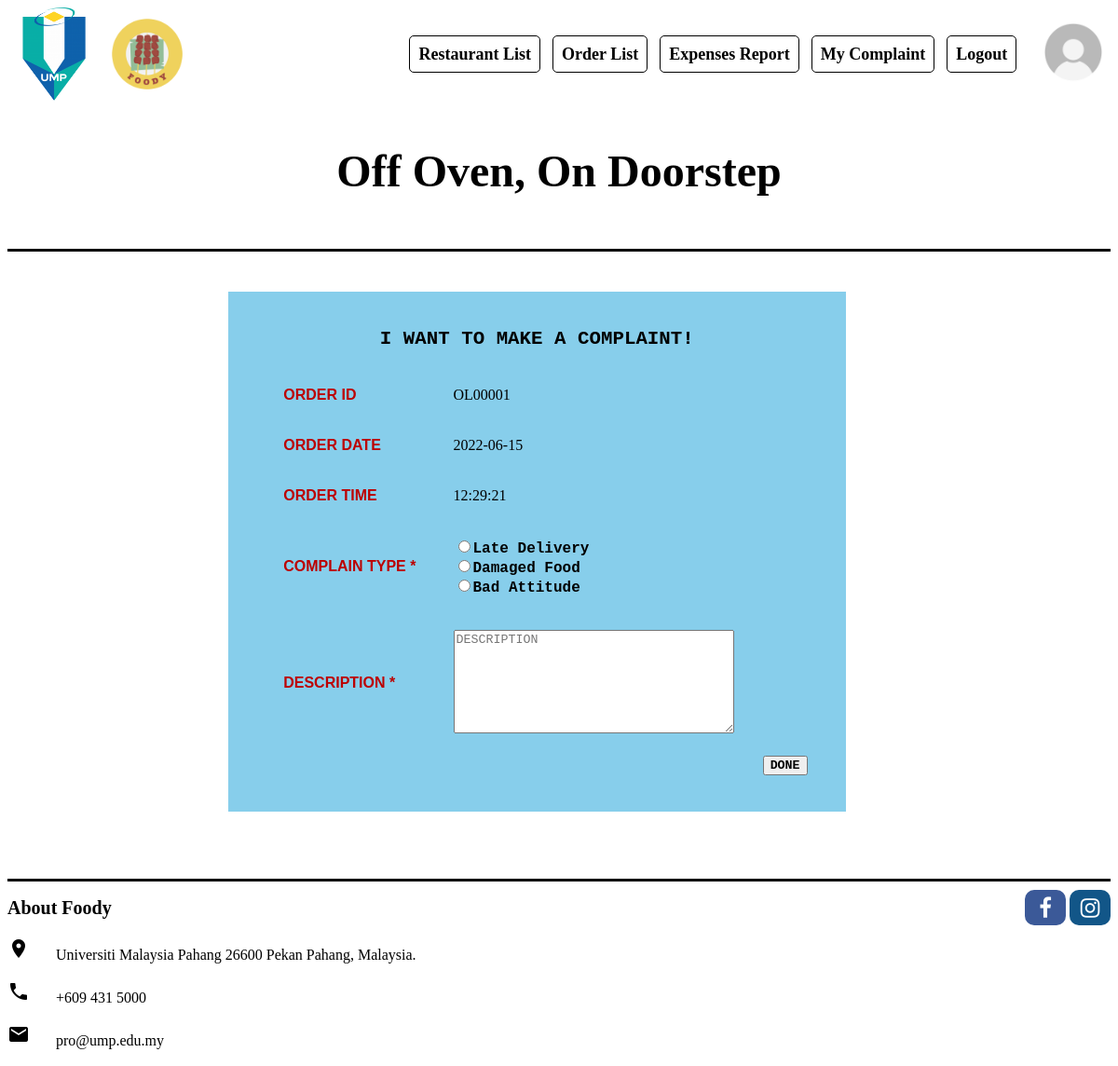
Screenshot of /complaint/IndexUserMakeComplaint.php?order_ID=1 with the database file from the repository.
### tables this page shows
CREATE TABLE `order_list` (
  `order_ID` int NOT NULL,
  `orderDate` date DEFAULT NULL,
  `orderTime` time DEFAULT NULL,
  `totalPayment` float DEFAULT NULL,
  `orderStatus` varchar(100) DEFAULT NULL,
  `delLocation` varchar(100) DEFAULT NULL,
  `RO_username` varchar(100) DEFAULT NULL,
  `username` varchar(100) DEFAULT NULL,
  `rider_username` varchar(100) DEFAULT NULL
);

### complaint/IndexUserMakeComplaint.php (the view, shortened to what this page needs)
<!DOCTYPE html>
<html>
<head>
    <link rel="stylesheet" href="https://cdnjs.cloudflare.com/ajax/libs/font-awesome/4.7.0/css/font-awesome.min.css">
</head>
<header class="wrapper">
        <img src="../resources/../resources/ump logo.png" alt="UMP" width="100" height="100">
        <img src="../resources/foody logo.png" alt="Foody" width="100" height="100">
        <nav>
        <a href="#resList">Restaurant List</a>
        <a href="checkout.php">Order List</a>
        <a href="#expenses">Expenses Report</a>
        <a href="UserViewComplaint.php">My Complaint</a>
        <a href="logout.php" onclick="return checklogout()">Logout</a>
        </nav>
        <a href="profile.php"><img src="../resources/../resources/profile.jpg" alt="profile" width="80" height="80"></a>
        <br>
        <h3>Off Oven, On Doorstep</h3>
<div STYLE="background-color:#000000; height:3px; width:100%;"></div>
<br>
</header>
<?php
include("../db/db.php");
$order_ID = $_GET['order_ID'];
$query = "SELECT * FROM order_list WHERE order_ID = '$order_ID'";
$result = mysqli_query($conn,$query);
$row = mysqli_fetch_assoc($result);
$order_ID = $row["order_ID"];
$length = 5;
$string2 = substr(str_repeat(0, $length).$order_ID,-$length);
$orderDate = $row["orderDate"];
$orderTime = $row["orderTime"];
?>
<body>
<form action="../complaint/InsertComplaint.php?order_ID=<?php echo $order_ID; ?>" method="post">
<br><br>
<div class="complaint" style="background-color:skyblue;width:56%;margin-left:20%">
<br><p style="text-align: center;font-family:Courier New;font-size:130%;"><b>I WANT TO MAKE A COMPLAINT!</b></p>
<table class="table">
    <tr>
        <td><p style="color:#bc0000;font-family:Arial;margin-left:6%;" ><b>ORDER ID </b></p></td>
        <td><p style="margin-left:6%;"><?php echo "OL".$string2; ?></p></td>
    </tr>
    <tr>
        <td><p style="color:#bc0000;font-family:Arial;margin-left:6%;" ><b>ORDER DATE </b></p></td>
        <td><p style="margin-left:6%;"><?php echo $orderDate; ?></p></td>
    </tr>
    <tr>
        <td><p style="color:#bc0000;font-family:Arial;margin-left:6%;" ><b>ORDER TIME </b></p></td>
        <td><p style="margin-left:6%;"><?php echo $orderTime; ?></p></td>
    </tr>
    <tr>
        <td><p style="color:#bc0000;font-family:Arial;margin-left:6%;"><b>COMPLAIN TYPE *</b><br></p></td>
        <td>
            <p style="color:black;font-family:Courier New;margin-left:6%;" >
            <b><input type="radio" name="complaintType" value="LATE DELIVERY">Late Delivery<br>
                <input type="radio" name="complaintType" value="DAMAGED FOOD">Damaged Food<br>
                <input type="radio" name="complaintType" value="BAD ATTITUDE">Bad Attitude<br></b></p>
        </td>
    </tr>
    <tr>
        <td><p style="color:#bc0000;font-family:Arial;margin-left:6%;" ><b>DESCRIPTION *</b></p></td>
        <td><p style="margin-left:6%;"><textarea name = "complaintDesc" rows = "7" cols = "35" margin-left="6%" placeholder="DESCRIPTION" required></textarea></p></td>
    </tr>
        <td></td>
        <td><button style="font-family:Courier New;margin-left:100%;font-weight: bold; "type="submit" name="submitComplaint">DONE</button></td>
</table>
<br><br>
</div>
</form>
</body>
<br><br><br><br>
<DIV STYLE="background-color:#000000; height:3px; width:100%;">
<footer class="wrapper">
        <div>
            <p style="font-size: 20px;"> <b>About Foody</b> </p>
            <div>
                <a href="#" class="fa fa-facebook fa-lg"></a>
                <a href="#" class="fa fa-instagram fa-lg"></a>
            </div>
        </div>
        <i class="material-icons">location_on</i>
        <span class="icon-text"> Universiti Malaysia Pahang 26600 Pekan Pahang, Malaysia. </span>
        <br><br><i class="material-icons">local_phone</i>
        <span class="icon-text"> +609 431 5000 </span>
        <br><br><i class="material-icons">email</i>
        <span class="icon-text"> pro@ump.edu.my </span>
        <br><br>
</footer>
</html>

### complaint/IndexUserMakeComplaint.php (style rules this page uses)
table.table { width:80%; margin-left:7%; }
header { display: flex; flex-flow: wrap; justify-content: space-between; align-items: center; white-space: nowrap; }
header > nav { margin-left: auto; margin-right: 1%; text-decoration: none; }
header > nav > a { border: black solid 1px; text-decoration: none; padding: 0.5em; margin-right: 0.5em; border-radius: 5px; color: black; font-weight: bold; font-size: 18px; }
header > h3 { width: 100%; text-align: center; style=font-family:Georgia Garamond; font-size:300%; }
footer > div { display: flex; justify-content: space-between; align-items: center; white-space: nowrap; }
footer > div > div { margin-left: auto; }
.fa { padding: 10px; width: 1em; border-radius: 10px; text-align: center; font-size: 1.5em; text-decoration: none; }
.fa-facebook { background: #3B5998; color: white; }
.fa-instagram { background: #125688; color: white; }
.icon-text { display: inline-flex; align-items: center; padding:0 24px; }

### rows the page displays
order_list: order_ID "00001", orderDate "2022-06-15", orderTime "12:29:21"
